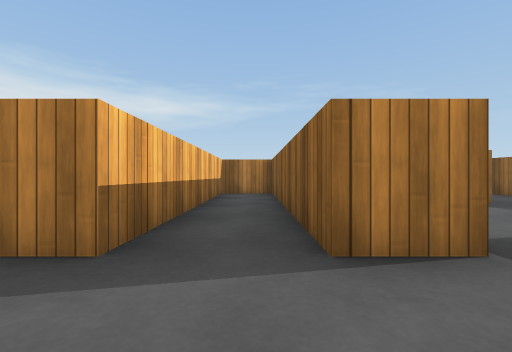
[1] (above)

22 first-person views from a walk through a Unity game level. The camera is 0.51 m above the floor, looks level and sees 90° across. The floor is counted in squares, 1 m on a side. Each view is taken from the middle of a square. On the plan, view 1 faces up. The plan holds only what a view shows up to about 9 squares ahead; the rest is blank. The player character is not drawn. Surface patterns are stand-ins for the level's own textures.

[2]
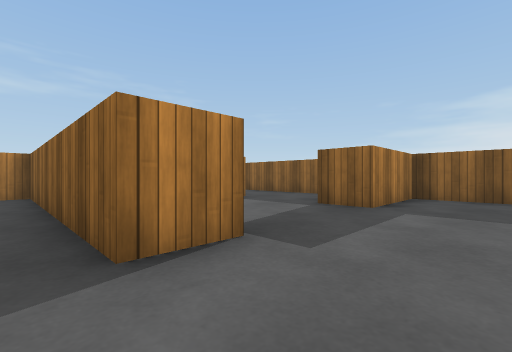

[3]
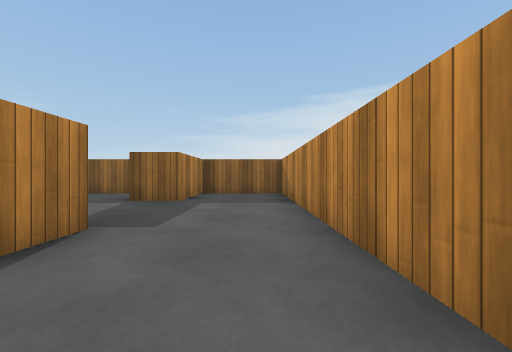

[4]
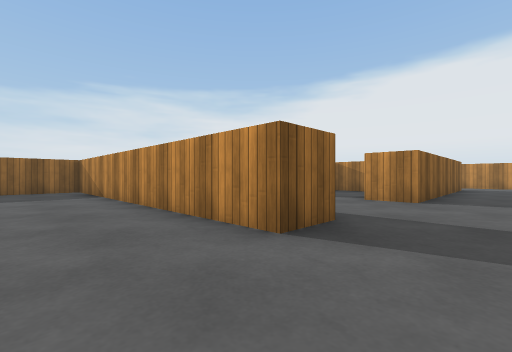

[5]
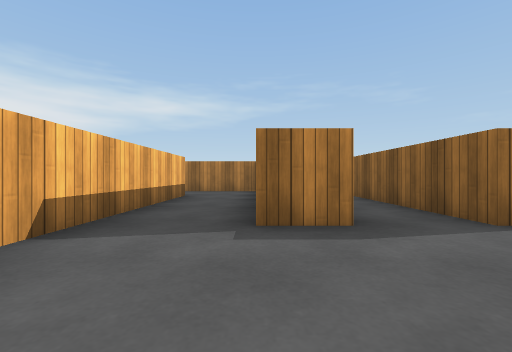

[6]
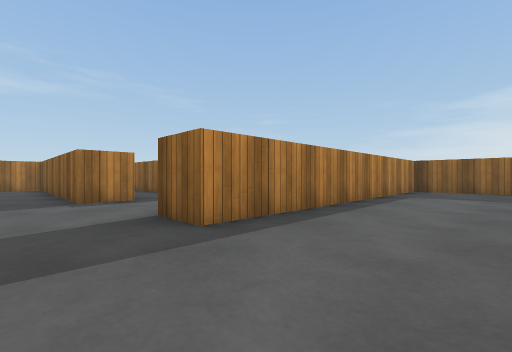

[7]
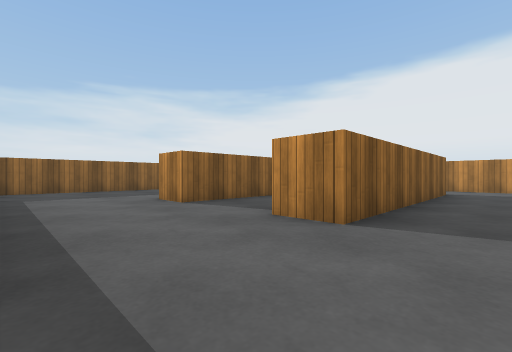

[8]
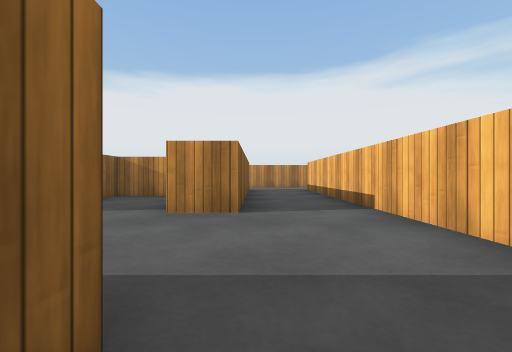

[9]
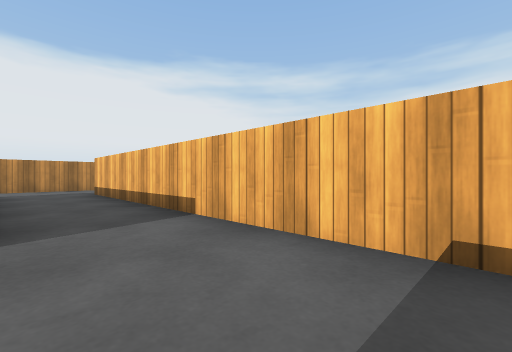

[10]
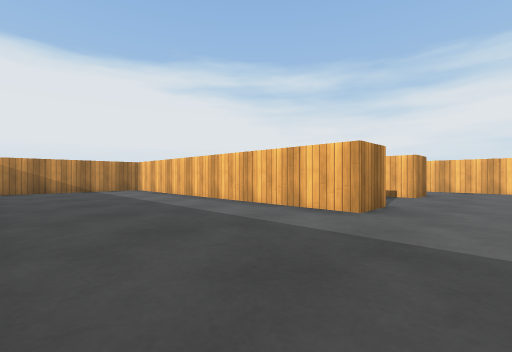

[11]
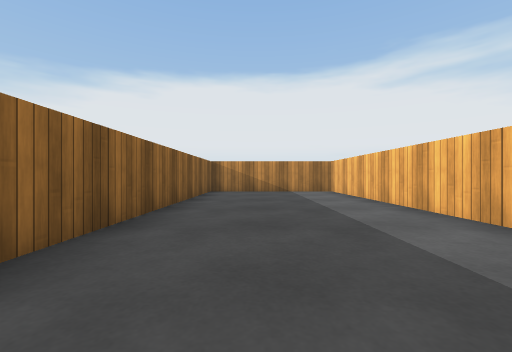

[12]
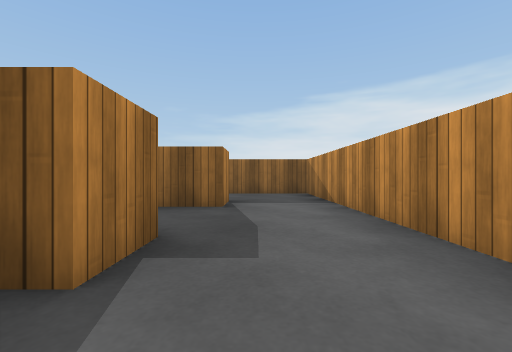

[13]
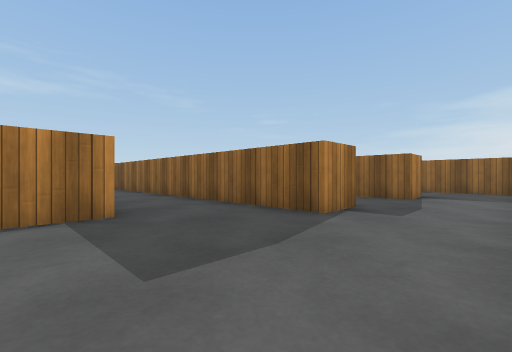

[14]
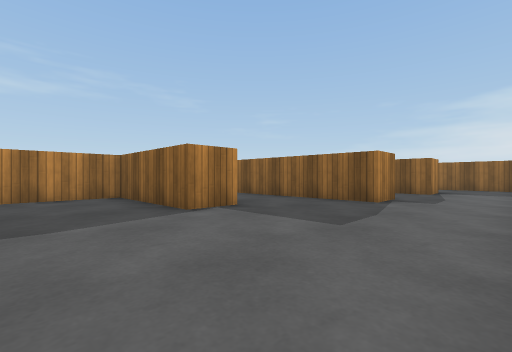

[15]
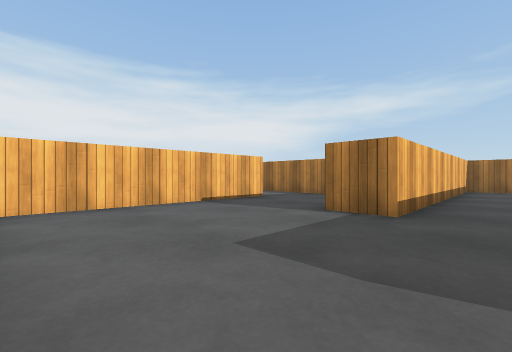

[16]
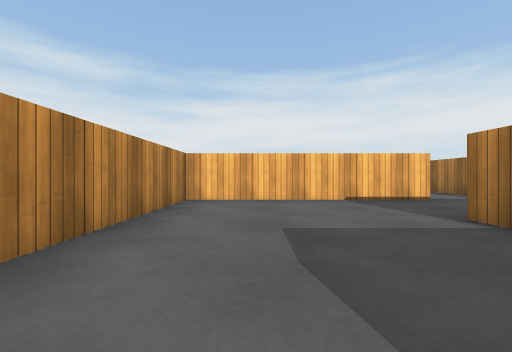

[17]
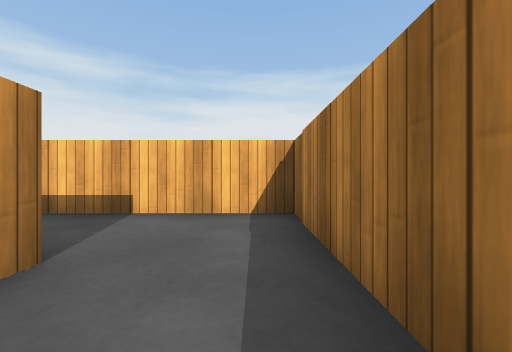

[18]
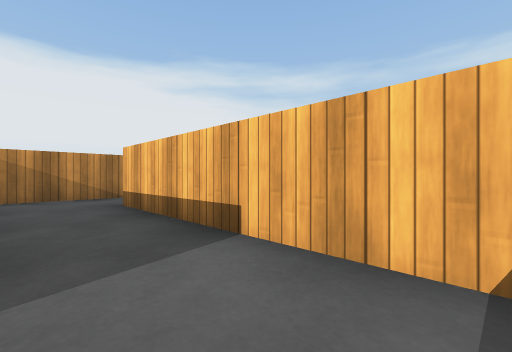

[19]
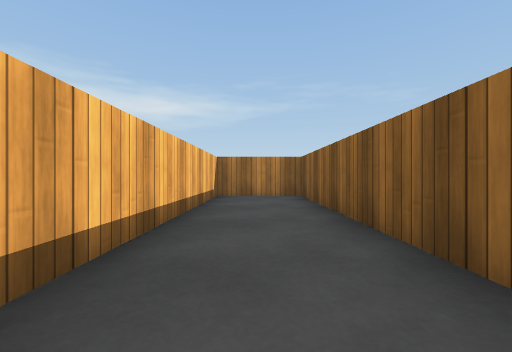

[20]
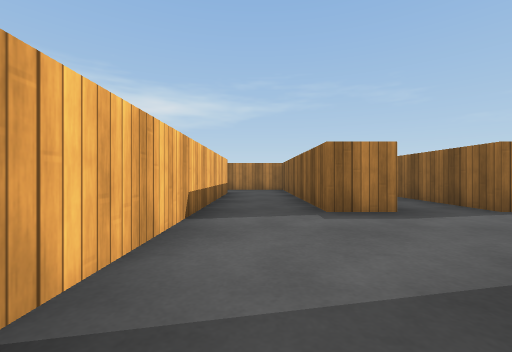

[21]
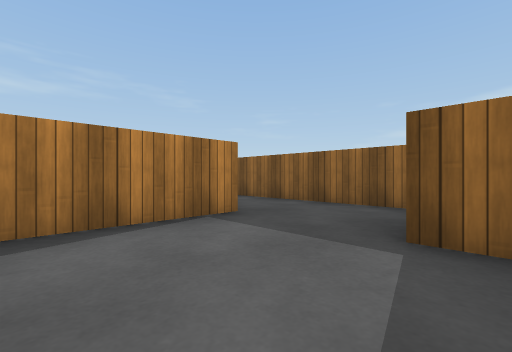

[22]
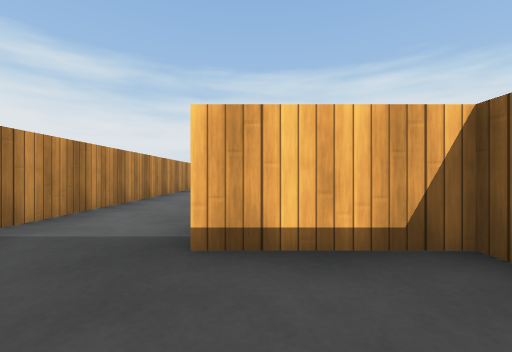

### Floor plan
Ten units are one square. View 1 is at (0, 0); x grows to the right and y downward. Boxes are objects, and circles mark ways between rooms. Rooms are numbered by the first view taken in them; rooms with no view inside come last. Other rooms are left out.
<svg viewBox="-146 -80 216 210">
<path fill="none" stroke="#000" d="M15 -16 5 -16 5 -75 -10 -75 -10 -16M-16 8 16 8M-10 -16 -20 -16 -20 -75 -34 -75M-39 -56 -39 25M-16 18 -16 8M-8 105 -18 105 -18 46 -8 46M-55 125 -5 125M-39 25 -39 102 -48 102M-6 18 -16 18M25 46 25 125 65 125 65 18 26 18M-48 102 -48 15 -70 15 -70 85 -80 85M-105 84 -105 125 -55 125M-105 72 -105 84M-80 85 -80 55 -105 55M-105 55 -135 55 -135 108M-141 125 -120 125M65 -31 65 -45M45 -48 20 -48M16 8 65 8 65 -16 42 -16 42 -26M-8 84 -8 105M-5 125 15 125 15 99M-8 46 -8 52M2 75 15 75 15 46 25 46M26 18 -6 18"/>
<circle cx="-10" cy="-5" r="3" fill="#2a7"/>
<circle cx="10" cy="-5" r="3" fill="#2a7"/>
<circle cx="-25" cy="15" r="3" fill="#2a7"/>
<circle cx="-45" cy="115" r="3" fill="#2a7"/>
<circle cx="-15" cy="115" r="3" fill="#2a7"/>
<circle cx="-10" cy="35" r="3" fill="#2a7"/>
<circle cx="20" cy="35" r="3" fill="#2a7"/>
<circle cx="-95" cy="80" r="3" fill="#2a7"/>
<circle cx="-110" cy="65" r="3" fill="#2a7"/>
<text x="0" y="-30">1</text>
<text x="-30" y="-20">2</text>
<text x="-30" y="80">3</text>
<text x="40" y="70">4</text>
<text x="-70" y="90">5</text>
<text x="-100" y="70">6</text>
<text x="-120" y="90">7</text>
<text x="40" y="-20">8</text>
<text x="0" y="100">9</text>
<text x="10" y="50">10</text>
</svg>
Room 1 opens to room 2. Room 1 opens to room 8. Room 2 opens to room 3. Room 3 opens to room 5. Room 3 opens to room 9. Room 3 opens to room 10. Room 4 opens to room 10. Room 5 opens to room 6. Room 6 opens to room 7.

Where each view was taken, in squares from view 1:
view 1: 0 up, 0 right, facing up
view 2: 0 up, 0 right, facing up-right
view 3: 0 up, 1 left, facing right
view 4: 1 up, 3 left, facing down-right
view 5: 1 down, 2 left, facing up
view 6: 4 down, 3 left, facing up-right
view 7: 2 down, 3 left, facing down-right
view 8: 1 down, 2 left, facing down
view 9: 2 down, 2 left, facing down-left
view 10: 3 down, 6 right, facing down-left
view 11: 4 down, 5 right, facing down
view 12: 11 down, 6 left, facing right
view 13: 12 down, 8 left, facing up-right
view 14: 12 down, 10 left, facing up-right
view 15: 12 down, 6 left, facing up-left
view 16: 11 down, 5 left, facing left
view 17: 6 down, 10 left, facing left
view 18: 6 down, 12 left, facing down-left
view 19: 8 down, 6 left, facing up
view 20: 2 down, 3 left, facing up
view 21: 2 up, 2 right, facing up-right
view 22: 10 down, 1 right, facing left
